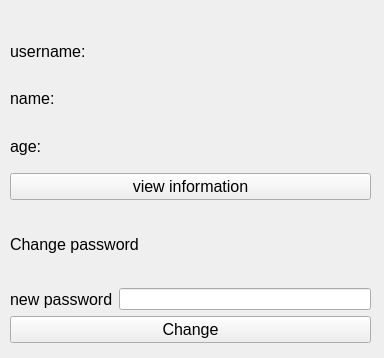
<?xml version="1.0" encoding="UTF-8"?>
<ui version="4.0">
 <class>infostaff</class>
 <widget class="QWidget" name="infostaff">
  <property name="geometry">
   <rect>
    <x>0</x>
    <y>0</y>
    <width>384</width>
    <height>358</height>
   </rect>
  </property>
  <property name="windowTitle">
   <string>Form</string>
  </property>
  <widget class="QWidget" name="layoutWidget">
   <property name="geometry">
    <rect>
     <x>10</x>
     <y>30</y>
     <width>361</width>
     <height>313</height>
    </rect>
   </property>
   <layout class="QVBoxLayout" name="verticalLayout_6">
    <item>
     <layout class="QHBoxLayout" name="horizontalLayout">
      <item>
       <layout class="QVBoxLayout" name="verticalLayout">
        <item>
         <widget class="QLabel" name="label">
          <property name="font">
           <font>
            <pointsize>12</pointsize>
           </font>
          </property>
          <property name="text">
           <string>username:</string>
          </property>
         </widget>
        </item>
        <item>
         <widget class="QLabel" name="label_2">
          <property name="font">
           <font>
            <pointsize>12</pointsize>
           </font>
          </property>
          <property name="text">
           <string>name:</string>
          </property>
         </widget>
        </item>
        <item>
         <widget class="QLabel" name="label_3">
          <property name="font">
           <font>
            <pointsize>12</pointsize>
           </font>
          </property>
          <property name="text">
           <string>age:</string>
          </property>
         </widget>
        </item>
       </layout>
      </item>
      <item>
       <layout class="QVBoxLayout" name="verticalLayout_2">
        <item>
         <widget class="QLabel" name="lableusername">
          <property name="font">
           <font>
            <pointsize>12</pointsize>
           </font>
          </property>
          <property name="text">
           <string/>
          </property>
         </widget>
        </item>
        <item>
         <widget class="QLabel" name="lablename">
          <property name="font">
           <font>
            <pointsize>12</pointsize>
           </font>
          </property>
          <property name="text">
           <string/>
          </property>
         </widget>
        </item>
        <item>
         <widget class="QLabel" name="lableage">
          <property name="font">
           <font>
            <pointsize>12</pointsize>
           </font>
          </property>
          <property name="text">
           <string/>
          </property>
         </widget>
        </item>
       </layout>
      </item>
     </layout>
    </item>
    <item>
     <widget class="QPushButton" name="btnviewinfo">
      <property name="font">
       <font>
        <pointsize>12</pointsize>
       </font>
      </property>
      <property name="text">
       <string>view information</string>
      </property>
     </widget>
    </item>
    <item>
     <layout class="QVBoxLayout" name="verticalLayout_5">
      <item>
       <widget class="QLabel" name="label_9">
        <property name="font">
         <font>
          <pointsize>12</pointsize>
         </font>
        </property>
        <property name="text">
         <string>Change password</string>
        </property>
       </widget>
      </item>
      <item>
       <layout class="QHBoxLayout" name="horizontalLayout_2">
        <item>
         <layout class="QVBoxLayout" name="verticalLayout_4">
          <item>
           <widget class="QLabel" name="label_8">
            <property name="font">
             <font>
              <pointsize>12</pointsize>
             </font>
            </property>
            <property name="text">
             <string>new password</string>
            </property>
           </widget>
          </item>
         </layout>
        </item>
        <item>
         <layout class="QVBoxLayout" name="verticalLayout_3">
          <item>
           <widget class="QLineEdit" name="txtnewpassword"/>
          </item>
         </layout>
        </item>
       </layout>
      </item>
      <item>
       <widget class="QPushButton" name="btnchange">
        <property name="font">
         <font>
          <pointsize>12</pointsize>
         </font>
        </property>
        <property name="text">
         <string>Change</string>
        </property>
       </widget>
      </item>
     </layout>
    </item>
   </layout>
  </widget>
 </widget>
 <resources/>
 <connections/>
</ui>
